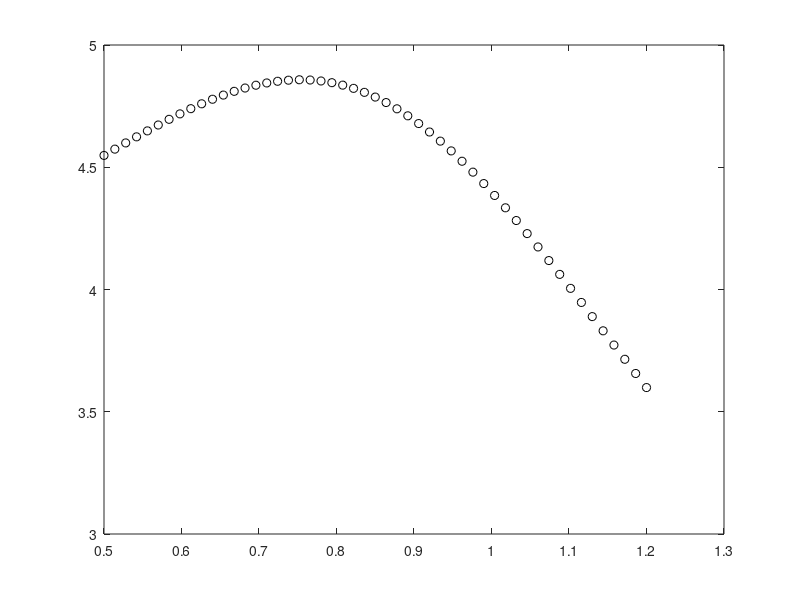
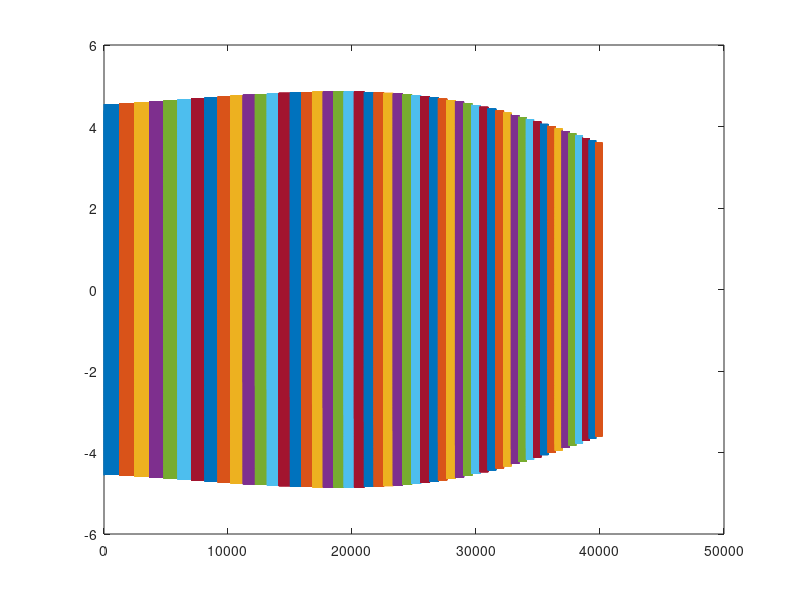

Write the MATLAB code that produced these figures, in order.
clear
clc
close all
%% Implicit Euler Method
tic;
K = 1;
M = 1;
C = 1;
F0 = 1;
A = [  0,  1;
     -M\K, -M\C];
F = M \ (2 * F0);
omega_0 = 0.5;
omega_end = 1.2;
y0 = zeros(2, 1);
y(:,1,1) = y0;
t(1,1) = 0;
i = 1;
omega_cont = [];
domega = (omega_end - omega_0) / 50;
for omega = omega_0:domega:omega_end
    omega_cont = [omega_cont, omega];
    T = 2*pi / omega;
    nstep = 300;
    nrelax = 100;
    dt = T / nstep;
    R = eye(2) - dt*A; % Implicit Euler Method
    for k = 1:nrelax*nstep
        y(:, k+1, i) = R \ (y(:, k, i) + dt * (F * sin(omega * (dt + t(i, k)))));
        t(i, k+1) = t(i, k) + dt;
    end
    if omega >= omega_end
        break;
    end
    i = i + 1;
    t(i, 1) = 0;
    y(:, 1, i) = y(:, end, i-1);
end

toc;
%%
clear Amax
for j = 1:size(y,3) % omega number
    Amax(:, j) = max(abs(y(:,end-10*nstep:end,j)), [], 2);
end
% omega_cont = omega_0:domega:omega_end;
figure
plot(omega_cont, Amax(1,:),'ko');
%%
figure;
i = 1;
tt = 0;
for omega = omega_0:domega:omega_end
    T = 2 * pi / omega;
    dt = T / nstep;
    tt = tt(end) + dt*[0:nstep*nrelax];
    plot(tt, y(1,:,i)), hold on;
    i = i + 1;
end